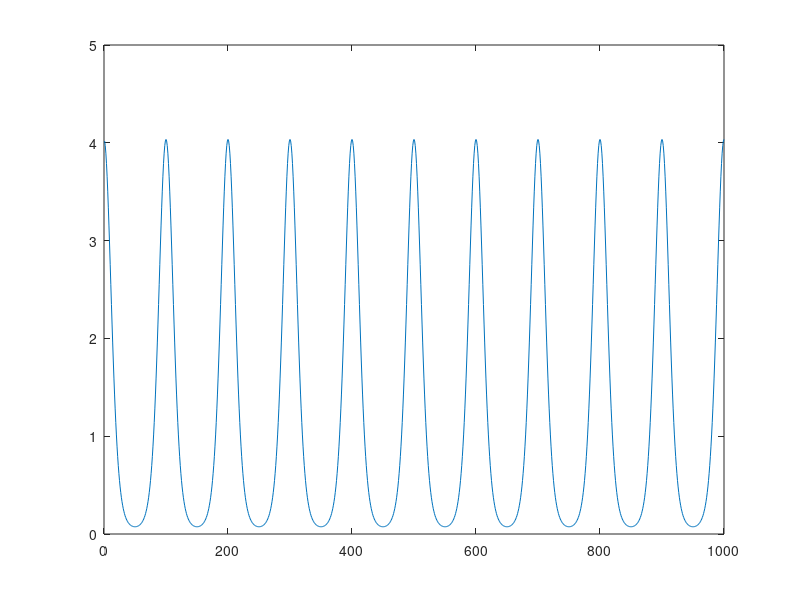

The MATLAB script that drew this image: (Note: this script raises an error after producing the figure.)
rng(123)

%% generate data
T = 10;
dt = 0.01;
n = 50;

X_lam = ones(T/dt, 1);
G_nu = ones(T/dt, 1);

period = T/(2*dt);

theta_true = [[repmat(3, 1, round(T/(dt*2)))...
    repmat(4, 1, T/dt - round(T/(dt*2)))]',...
    4+2*cos((10*pi/period)*(1:T/dt))'];

lam_true = exp(X_lam.*theta_true(:, 1));
nu_true = exp(G_nu.*theta_true(:, 2));

figure(999)
plot(nu_true*dt)

spk_vec = zeros(n, T/dt);
theo_mean = zeros(T/dt, 1);
theo_var = zeros(T/dt, 1);
theo_mlogy = zeros(T/dt, 1);

for k = 1:(T/dt)
    spk_vec(:, k) = com_rnd(lam_true(k)*dt, nu_true(k)*dt, n);
    cum_app = sum_calc(lam_true(k)*dt, nu_true(k)*dt, 1000);
    Zk = cum_app(1);
    Ak = cum_app(2);
    Bk = cum_app(3);
    Ck = cum_app(4);
    
    theo_mean(k) = Ak/Zk;
    theo_var(k) = Bk/Zk - theo_mean(k)^2;
    theo_mlogy(k) = Ck/Zk;
end

figure(1)
hold on
plot(mean(spk_vec, 1))
plot(theo_mean)
hold off

figure(2)
hold on
plot(var(spk_vec, 1))
plot(theo_var)
hold off

figure(3)
hold on
plot(mean(gammaln(spk_vec + 1), 1))
plot(theo_mlogy)
hold off
%% fit

[theta_fit1,W_fit1] =...
    ppafilt_compoisson(spk_vec,X_lam,G_nu,ones(2,1),eye(2),eye(2),1e-5*eye(2),dt);

[theta_fit2,W_fit2] =...
    ppasmoo_compoisson(spk_vec,X_lam,G_nu,ones(2,1),eye(2),eye(2),1e-5*eye(2),dt);

figure(4)
hold on
plot(theta_true(:, 1))
plot(theta_fit1(1, :))
plot(theta_fit2(1, :))
hold off

figure(5)
hold on
plot(theta_true(:, 2))
plot(theta_fit1(2, :))
plot(theta_fit2(2, :))
hold off
